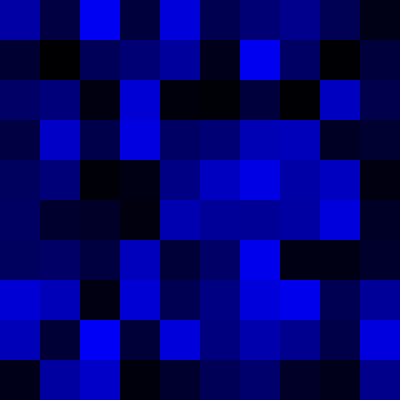
Frame 1 (no input)
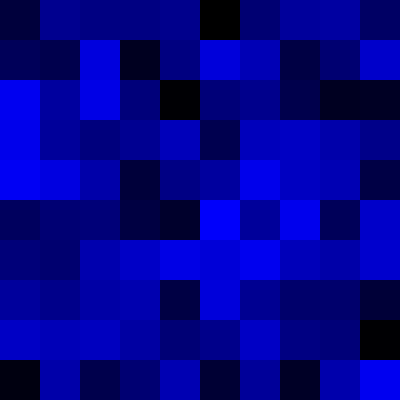
Frame 60 (the mouse pressed at the canvas centre just before this capture)
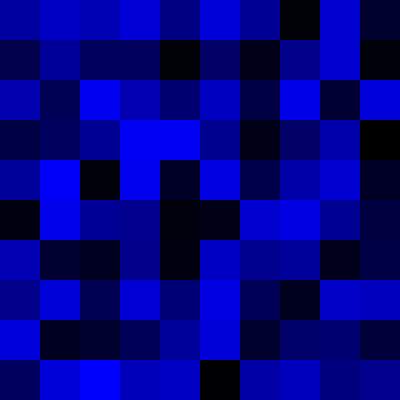
Frame 120 (the mouse held since frame 60 and released just before this capture)

The Processing sketch that drew these frames (run headless with seeded random() and noise(); from frame 60 on, the mouse is pressed at the canvas centre):

// Processing sketch: random_color3
// ── random_color3.pde
int i;
int j;
int k;
float h=40;
float w=40;
float c1;

void setup()
{
  size(400, 400); 
  noStroke();     
  frameRate(20);
}

void draw()
{
  for (j=0; j<height/h; j=j+1) {
    for (k=0; k<width/w; k=k+1) {
    c1=random(0,255);
    fill(0,0,c1);
    rect(k*w,j*h,w,h);
    }
  }
}
